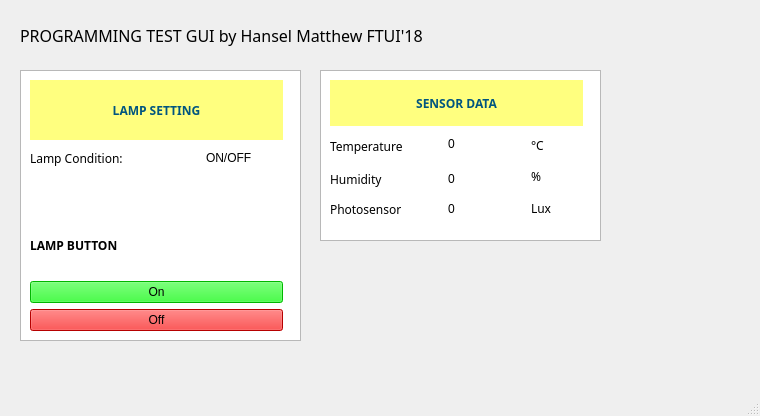
<?xml version="1.0" encoding="UTF-8"?>
<ui version="4.0">
 <class>MainWindow</class>
 <widget class="QMainWindow" name="MainWindow">
  <property name="geometry">
   <rect>
    <x>0</x>
    <y>0</y>
    <width>760</width>
    <height>416</height>
   </rect>
  </property>
  <property name="windowTitle">
   <string>MainWindow</string>
  </property>
  <widget class="QWidget" name="centralwidget">
   <widget class="QLabel" name="label_windowtitle">
    <property name="geometry">
     <rect>
      <x>20</x>
      <y>20</y>
      <width>631</width>
      <height>31</height>
     </rect>
    </property>
    <property name="font">
     <font>
      <family>Biryani Black</family>
      <pointsize>12</pointsize>
     </font>
    </property>
    <property name="text">
     <string>PROGRAMMING TEST GUI by Hansel Matthew FTUI'18</string>
    </property>
   </widget>
   <widget class="QWidget" name="verticalLayoutWidget">
    <property name="geometry">
     <rect>
      <x>30</x>
      <y>80</y>
      <width>253</width>
      <height>251</height>
     </rect>
    </property>
    <layout class="QVBoxLayout" name="verticalLayout">
     <item>
      <widget class="QLabel" name="label_judul1">
       <property name="minimumSize">
        <size>
         <width>251</width>
         <height>21</height>
        </size>
       </property>
       <property name="font">
        <font>
         <family>Biryani SemiBold</family>
         <pointsize>9</pointsize>
         <weight>75</weight>
         <bold>true</bold>
        </font>
       </property>
       <property name="autoFillBackground">
        <bool>false</bool>
       </property>
       <property name="styleSheet">
        <string notr="true">color: rgb(0, 85, 127);
background-color: rgb(255, 255, 127);</string>
       </property>
       <property name="frameShape">
        <enum>QFrame::NoFrame</enum>
       </property>
       <property name="frameShadow">
        <enum>QFrame::Plain</enum>
       </property>
       <property name="text">
        <string>LAMP SETTING</string>
       </property>
       <property name="alignment">
        <set>Qt::AlignCenter</set>
       </property>
      </widget>
     </item>
     <item>
      <layout class="QHBoxLayout" name="horizontalLayout_2">
       <item>
        <widget class="QLabel" name="label_lampcond">
         <property name="enabled">
          <bool>true</bool>
         </property>
         <property name="font">
          <font>
           <family>Biryani SemiBold</family>
          </font>
         </property>
         <property name="frameShadow">
          <enum>QFrame::Plain</enum>
         </property>
         <property name="lineWidth">
          <number>-2</number>
         </property>
         <property name="text">
          <string>Lamp Condition:</string>
         </property>
         <property name="alignment">
          <set>Qt::AlignLeading|Qt::AlignLeft|Qt::AlignVCenter</set>
         </property>
         <property name="indent">
          <number>0</number>
         </property>
        </widget>
       </item>
       <item>
        <widget class="QLabel" name="output_lampstate">
         <property name="minimumSize">
          <size>
           <width>77</width>
           <height>24</height>
          </size>
         </property>
         <property name="maximumSize">
          <size>
           <width>77</width>
           <height>24</height>
          </size>
         </property>
         <property name="font">
          <font>
           <family>MS Shell Dlg 2</family>
          </font>
         </property>
         <property name="frameShape">
          <enum>QFrame::NoFrame</enum>
         </property>
         <property name="text">
          <string>ON/OFF</string>
         </property>
        </widget>
       </item>
      </layout>
     </item>
     <item>
      <spacer name="verticalSpacer">
       <property name="orientation">
        <enum>Qt::Vertical</enum>
       </property>
       <property name="sizeType">
        <enum>QSizePolicy::Fixed</enum>
       </property>
       <property name="sizeHint" stdset="0">
        <size>
         <width>20</width>
         <height>40</height>
        </size>
       </property>
      </spacer>
     </item>
     <item>
      <widget class="QLabel" name="label_subjudul">
       <property name="enabled">
        <bool>true</bool>
       </property>
       <property name="font">
        <font>
         <family>Biryani Black</family>
         <weight>75</weight>
         <bold>true</bold>
        </font>
       </property>
       <property name="frameShadow">
        <enum>QFrame::Plain</enum>
       </property>
       <property name="lineWidth">
        <number>-2</number>
       </property>
       <property name="text">
        <string>LAMP BUTTON</string>
       </property>
       <property name="alignment">
        <set>Qt::AlignLeading|Qt::AlignLeft|Qt::AlignVCenter</set>
       </property>
       <property name="indent">
        <number>0</number>
       </property>
      </widget>
     </item>
     <item>
      <widget class="QPushButton" name="TombolLampOn">
       <property name="styleSheet">
        <string notr="true">background-color: rgb(0, 255, 0);</string>
       </property>
       <property name="text">
        <string>On</string>
       </property>
      </widget>
     </item>
     <item>
      <widget class="QPushButton" name="TombolLampOff">
       <property name="styleSheet">
        <string notr="true">background-color: rgb(255, 0, 0);</string>
       </property>
       <property name="text">
        <string>Off</string>
       </property>
      </widget>
     </item>
    </layout>
   </widget>
   <widget class="QGraphicsView" name="graphicsView">
    <property name="geometry">
     <rect>
      <x>20</x>
      <y>70</y>
      <width>281</width>
      <height>271</height>
     </rect>
    </property>
   </widget>
   <widget class="QGraphicsView" name="graphicsView_2">
    <property name="geometry">
     <rect>
      <x>320</x>
      <y>70</y>
      <width>281</width>
      <height>171</height>
     </rect>
    </property>
   </widget>
   <widget class="QWidget" name="verticalLayoutWidget_2">
    <property name="geometry">
     <rect>
      <x>330</x>
      <y>80</y>
      <width>253</width>
      <height>141</height>
     </rect>
    </property>
    <layout class="QVBoxLayout" name="verticalLayout_2">
     <item>
      <widget class="QLabel" name="label_judul2">
       <property name="minimumSize">
        <size>
         <width>251</width>
         <height>21</height>
        </size>
       </property>
       <property name="font">
        <font>
         <family>Biryani SemiBold</family>
         <pointsize>9</pointsize>
         <weight>75</weight>
         <bold>true</bold>
        </font>
       </property>
       <property name="autoFillBackground">
        <bool>false</bool>
       </property>
       <property name="styleSheet">
        <string notr="true">color: rgb(0, 85, 127);
background-color: rgb(255, 255, 127);</string>
       </property>
       <property name="frameShape">
        <enum>QFrame::NoFrame</enum>
       </property>
       <property name="frameShadow">
        <enum>QFrame::Plain</enum>
       </property>
       <property name="text">
        <string>SENSOR DATA</string>
       </property>
       <property name="alignment">
        <set>Qt::AlignCenter</set>
       </property>
      </widget>
     </item>
     <item>
      <layout class="QHBoxLayout" name="horizontalLayout_4">
       <item>
        <layout class="QFormLayout" name="formLayout_24">
         <item row="0" column="0">
          <widget class="QLabel" name="label_47">
           <property name="minimumSize">
            <size>
             <width>112</width>
             <height>29</height>
            </size>
           </property>
           <property name="maximumSize">
            <size>
             <width>112</width>
             <height>29</height>
            </size>
           </property>
           <property name="font">
            <font>
             <family>Biryani</family>
            </font>
           </property>
           <property name="text">
            <string>Temperature</string>
           </property>
          </widget>
         </item>
         <item row="0" column="1">
          <widget class="QLabel" name="output_temperature">
           <property name="minimumSize">
            <size>
             <width>77</width>
             <height>24</height>
            </size>
           </property>
           <property name="maximumSize">
            <size>
             <width>77</width>
             <height>24</height>
            </size>
           </property>
           <property name="font">
            <font>
             <family>MS Shell Dlg 2</family>
            </font>
           </property>
           <property name="frameShape">
            <enum>QFrame::NoFrame</enum>
           </property>
           <property name="text">
            <string>0</string>
           </property>
          </widget>
         </item>
         <item row="1" column="0">
          <widget class="QLabel" name="label_39">
           <property name="font">
            <font>
             <family>Biryani</family>
            </font>
           </property>
           <property name="text">
            <string>Humidity</string>
           </property>
          </widget>
         </item>
         <item row="1" column="1">
          <widget class="QLabel" name="output_humidity">
           <property name="minimumSize">
            <size>
             <width>77</width>
             <height>24</height>
            </size>
           </property>
           <property name="maximumSize">
            <size>
             <width>77</width>
             <height>24</height>
            </size>
           </property>
           <property name="font">
            <font>
             <family>MS Shell Dlg 2</family>
            </font>
           </property>
           <property name="frameShape">
            <enum>QFrame::NoFrame</enum>
           </property>
           <property name="text">
            <string>0</string>
           </property>
          </widget>
         </item>
         <item row="2" column="0">
          <widget class="QLabel" name="label_40">
           <property name="font">
            <font>
             <family>Biryani</family>
            </font>
           </property>
           <property name="text">
            <string>Photosensor</string>
           </property>
          </widget>
         </item>
         <item row="2" column="1">
          <widget class="QLabel" name="output_photosensor">
           <property name="minimumSize">
            <size>
             <width>77</width>
             <height>24</height>
            </size>
           </property>
           <property name="maximumSize">
            <size>
             <width>77</width>
             <height>24</height>
            </size>
           </property>
           <property name="font">
            <font>
             <family>MS Shell Dlg 2</family>
            </font>
           </property>
           <property name="frameShape">
            <enum>QFrame::NoFrame</enum>
           </property>
           <property name="text">
            <string>0</string>
           </property>
          </widget>
         </item>
        </layout>
       </item>
       <item>
        <layout class="QVBoxLayout" name="verticalLayout_6">
         <item>
          <widget class="QLabel" name="label_57">
           <property name="font">
            <font>
             <family>Biryani</family>
            </font>
           </property>
           <property name="text">
            <string>°C</string>
           </property>
          </widget>
         </item>
         <item>
          <widget class="QLabel" name="label_56">
           <property name="font">
            <font>
             <family>Biryani</family>
            </font>
           </property>
           <property name="text">
            <string>%</string>
           </property>
          </widget>
         </item>
         <item>
          <widget class="QLabel" name="label_58">
           <property name="font">
            <font>
             <family>Biryani</family>
            </font>
           </property>
           <property name="text">
            <string>Lux</string>
           </property>
          </widget>
         </item>
        </layout>
       </item>
      </layout>
     </item>
    </layout>
   </widget>
   <widget class="QLabel" name="label">
    <property name="geometry">
     <rect>
      <x>650</x>
      <y>-10</y>
      <width>71</width>
      <height>91</height>
     </rect>
    </property>
    <property name="styleSheet">
     <string notr="true">image: url(:/Background/logo.png);</string>
    </property>
    <property name="text">
     <string/>
    </property>
   </widget>
   <zorder>graphicsView</zorder>
   <zorder>label_windowtitle</zorder>
   <zorder>verticalLayoutWidget</zorder>
   <zorder>graphicsView_2</zorder>
   <zorder>verticalLayoutWidget_2</zorder>
   <zorder>label</zorder>
  </widget>
  <widget class="QMenuBar" name="menubar">
   <property name="geometry">
    <rect>
     <x>0</x>
     <y>0</y>
     <width>760</width>
     <height>26</height>
    </rect>
   </property>
  </widget>
  <widget class="QStatusBar" name="statusbar"/>
 </widget>
 <resources>
  <include location="logo_rc.qrc"/>
 </resources>
 <connections/>
</ui>
